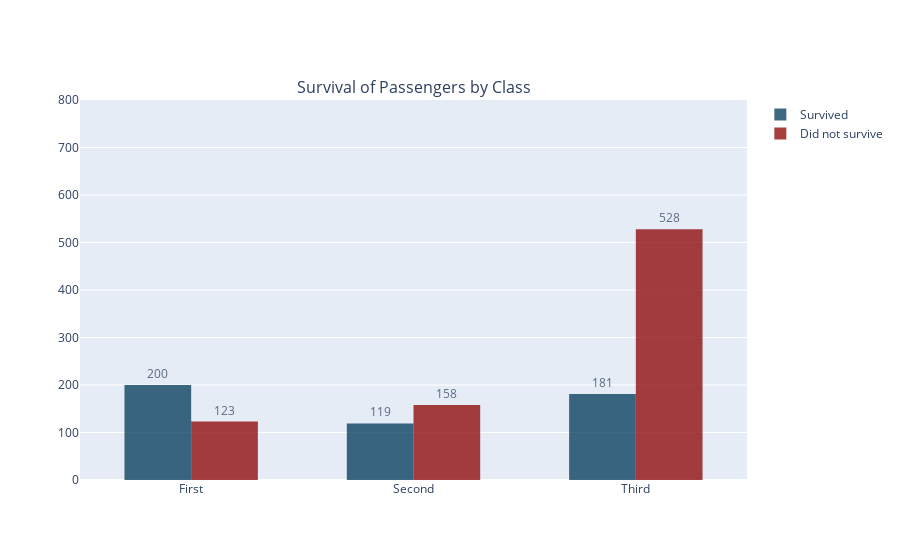

The cell this chart's notebook holds for it:
### Code cell
#Question 2
#How many from each class survived the disaster
figClass = make_subplots(rows = 1, cols = 1,
                   subplot_titles=("Survival of Passengers by Class",))
trace5 = go.Histogram(x=df[df['survivedStatus']=='Survived']["classStatus"],  
                        text=["200", "119", "181"], textposition="outside", opacity=0.75, 
                      marker_color='#003758', name='Survived', 
                      showlegend=True)
trace6 = go.Histogram(x=df[df['survivedStatus']=='Not Survived']["classStatus"],  
                        text=["123", "158", "528"], textposition="outside", opacity=0.75, 
                      marker_color='#8b0000', name='Did not survive', 
                      showlegend=True)

figClass.update_layout( 
    bargap=0.4,
    bargroupgap=0, 
    yaxis = dict(range=[0, 800])) 

figClass.append_trace(trace5, 1, 1) 
figClass.append_trace(trace6, 1, 1)


figClass.show()

### Figure 1 — Plotly figure (JSON) as saved in the notebook; plotly's stock layout.template omitted (floating-point values rounded to 4 significant figures; data arrays with more than 128 entries replaced by an {"elided": "..."} marker saying what was removed)
{"data": [{"marker": {"color": "#003758"}, "name": "Survived", "opacity": 0.75, "showlegend": true, "text": ["200", "119", "181"], "textposition": "outside", "type": "histogram", "x": {"elided": "500 str values"}, "xaxis": "x", "yaxis": "y"}, {"marker": {"color": "#8b0000"}, "name": "Did not survive", "opacity": 0.75, "showlegend": true, "text": ["123", "158", "528"], "textposition": "outside", "type": "histogram", "x": {"elided": "809 str values"}, "xaxis": "x", "yaxis": "y"}], "layout": {"annotations": [{"font": {"size": 16}, "showarrow": false, "text": "Survival of Passengers by Class", "x": 0.5, "xanchor": "center", "xref": "paper", "y": 1, "yanchor": "bottom", "yref": "paper"}], "bargap": 0.4, "bargroupgap": 0, "xaxis": {"anchor": "y", "domain": [0, 1]}, "yaxis": {"anchor": "x", "domain": [0, 1], "range": [0, 800]}}}
